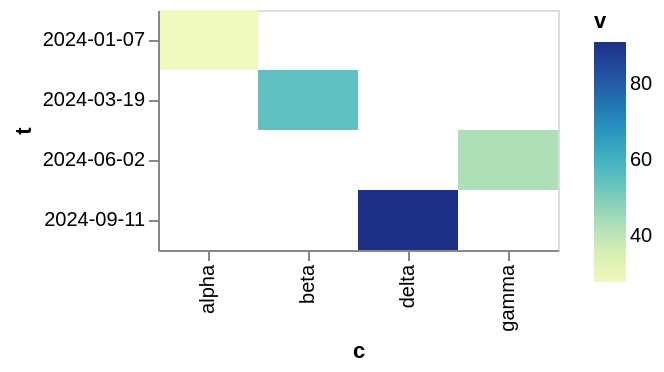

Here is the Vega-Lite specification saved for this chart:
### Vega-Lite specification from a JSON file in a GitHub repository (floating-point values rounded to 4 significant figures)
{"$schema": "https://vega.github.io/schema/vega-lite/v6.json", "width": 200, "height": 120, "data": {"values": [{"c": "alpha", "v": 28, "w": 3, "t": "2024-01-07"}, {"c": "beta", "v": 55, "w": 7, "t": "2024-03-19"}, {"c": "gamma", "v": 43, "w": 5, "t": "2024-06-02"}, {"c": "delta", "v": 91, "w": 9, "t": "2024-09-11"}]}, "mark": "rect", "encoding": {"x": {"field": "c", "type": "nominal"}, "y": {"field": "t", "type": "ordinal"}, "color": {"field": "v", "type": "quantitative"}}, "config": {"rect": {"cursor": "alias"}}}
